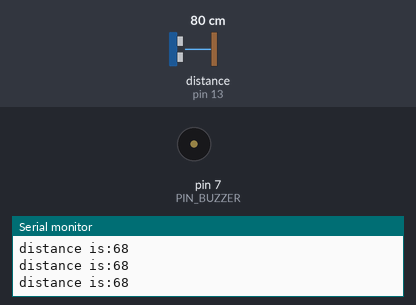
The sketch below on a simulated Arduino Uno, built with avr-gcc and run on an emulated ATmega328P. Parts: buzzer (waves = sounding, pin HIGH), the last lines printed to the serial monitor. Wiring (inferred from the names in the program): ultrasonic range finder: trigger pin 12; echo pin 13. The test bench sets the inputs (shaded band); at power-on: distance to the obstacle (sensor on pin 13) 80 cm. The echo pulse lasts 58.3 µs per cm; pins used as bus, display or sensor lines are not drawn.

Above: at 1.2 s.
1.3 s: distance to the obstacle (sensor on pin 13) set to 26 cm
2.8 s: distance to the obstacle (sensor on pin 13) set to 22 cm
At 3.6 s:
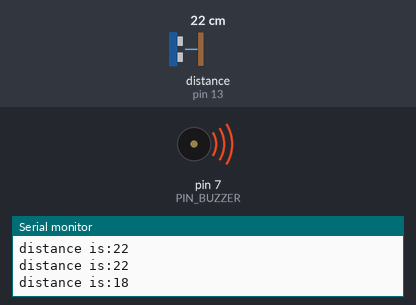
5.8 s: distance to the obstacle (sensor on pin 13) set to 35 cm
At 6.5 s:
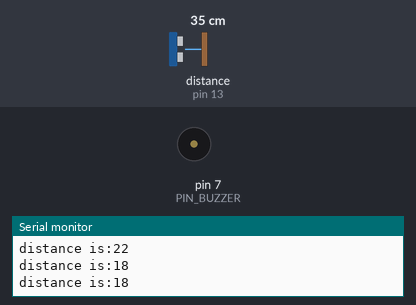
Timing chart, 0 to 8.8 s (numbered marks = the images above; inputs shaded):
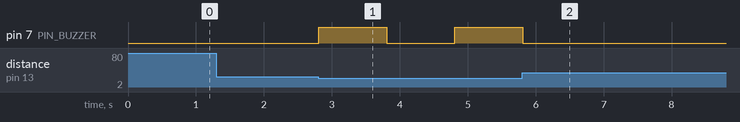

Measured:
- the behaviour switches between 25 and 24 cm on distance to the obstacle (sensor on pin 13) (found by bisection; images 0 and 1)
- after the input at 2.8 s, pin 7 (PIN_BUZZER): LOW → HIGH at once, → LOW 1.0 s later, → HIGH 1.0 s later
- after the input at 5.8 s, pin 7 (PIN_BUZZER): goes on until 5.8 s, then stays LOW

The sketch:

sketch_distance.ino
```cpp
#define PIN_BUZZER    7
#define PIN_DS_ECHO   13
#define PIN_DS_TRGR   12
#define DIST_DIVIDER  (34 * 2)

void            ping();
unsigned int    calculateDistance(unsigned long);
void            buzzBuzzer(unsigned int delay);
unsigned int    setupDelayTime(unsigned int distance);

void setup() {
  // put your setup code here, to run once:
  pinMode(PIN_BUZZER, OUTPUT);
  pinMode(PIN_DS_ECHO, INPUT);
  pinMode(PIN_DS_TRGR, OUTPUT);
  Serial.begin(9600);
}

void loop() {
  // put your main code here, to run repeatedly:
  static unsigned int delayInMilis = 0;
  ping();
  unsigned long echoTimeMs = pulseIn(PIN_DS_ECHO, HIGH);
  unsigned int distance = calculateDistance(echoTimeMs);
  delayInMilis = setupDelayTime(distance);
  Serial.print("distance is:");
  Serial.print(distance);
  Serial.println();
  buzzBuzzer(delayInMilis);
  delay(delayInMilis != 0 ? delayInMilis : 100);
}

unsigned int setupDelayTime(unsigned int distance){
  if (distance <= 5)
    return 100;
  if (distance <= 10)
    return 250;
  else if (distance <= 15)
    return 500;
  else if (distance <= 20)
    return 1000;
  else
    return 0;
}

unsigned int calculateDistance(unsigned long echoTimeMs){
  // The speed of sound is 340 m/s or 34 microseconds per centimeter.
  // The ping travels out and back, so to find the distance of the object we
  // take half of the distance travelled.
  unsigned long distance = echoTimeMs / DIST_DIVIDER;
  return (unsigned int) distance;
}


void buzzBuzzer(unsigned int delayInMilis){
  if (delayInMilis == 0)
    return;
  digitalWrite(PIN_BUZZER, HIGH);
  delay(delayInMilis);
  digitalWrite(PIN_BUZZER, LOW);
}

void ping(){
  digitalWrite(PIN_DS_TRGR, HIGH);
  delayMicroseconds(10);
  digitalWrite(PIN_DS_TRGR, LOW);
}
```
